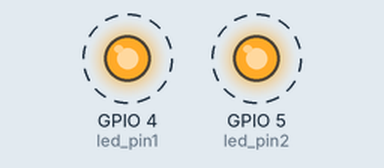
Bench run of a sketch on a simulated ESP32. On the bench: output pins drawn as LEDs (lit = HIGH). Dashed ring = blinking.

Above: at 0.15 s.
Timing chart, 0 to 3.0 s (numbered marks = the images above):
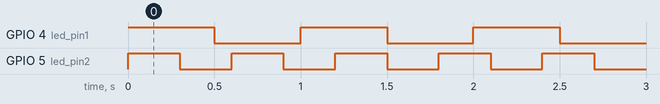

The sketch:

blink_2leds.ino
```cpp
// Use only core 1 for demo purposes
#if CONFIG_FREERTOS_UNICORE
static const BaseType_t app_cpu = 0;
#else
static const BaseType_t app_cpu = 1;
#endif

// LED rates
static const int rate_1 = 500;  // ms
static const int rate_2 = 300;  // ms

// Pins
static const int led_pin1 = 4;
static const int led_pin2 = 5;

// Our task: blink an LED at one rate
void toggleLED_1(void *parameter) {
  while(1) {
    digitalWrite(led_pin1, HIGH);
    vTaskDelay(rate_1 / portTICK_PERIOD_MS);
    digitalWrite(led_pin1, LOW);
    vTaskDelay(rate_1 / portTICK_PERIOD_MS);
  }
}

// Our task: blink an LED at another rate
void toggleLED_2(void *parameter) {
  while(1) {
    digitalWrite(led_pin2, HIGH);
    vTaskDelay(rate_2 / portTICK_PERIOD_MS);
    digitalWrite(led_pin2, LOW);
    vTaskDelay(rate_2 / portTICK_PERIOD_MS);
  }
}

void setup() {

  // Configure pin
  pinMode(led_pin1, OUTPUT);
  pinMode(led_pin2, OUTPUT);

  // Task to run forever
  xTaskCreate(  // Use xTaskCreate() in vanilla FreeRTOS
              toggleLED_1,  // Function to be called
              "Toggle 1",   // Name of task
              1024,         // Stack size (bytes in ESP32, words in FreeRTOS)
              NULL,         // Parameter to pass to function
              0,            // Task priority (0 to configMAX_PRIORITIES - 1)
              NULL);         // Task handle

  // Task to run forever
  xTaskCreate(  // Use xTaskCreate() in vanilla FreeRTOS
              toggleLED_2,  // Function to be called
              "Toggle 2",   // Name of task
              1024,         // Stack size (bytes in ESP32, words in FreeRTOS)
              NULL,         // Parameter to pass to function
              0,            // Task priority (0 to configMAX_PRIORITIES - 1)
              NULL);         // Task handle

  // If this was vanilla FreeRTOS, you'd want to call vTaskStartScheduler() in
  // main after setting up your tasks.
}

void loop() {
  // Do nothing
  // setup() and loop() run in their own task with priority 1 in core 1
  // on ESP32
}
```

Measured:
- by itself, GPIO 4 (led_pin1): alternates HIGH for 0.50 s and LOW for 0.50 s
- by itself, GPIO 5 (led_pin2): alternates HIGH for 0.30 s and LOW for 0.30 s
- by itself, everything shown: repeats every 3.0 s, in 14 steps
